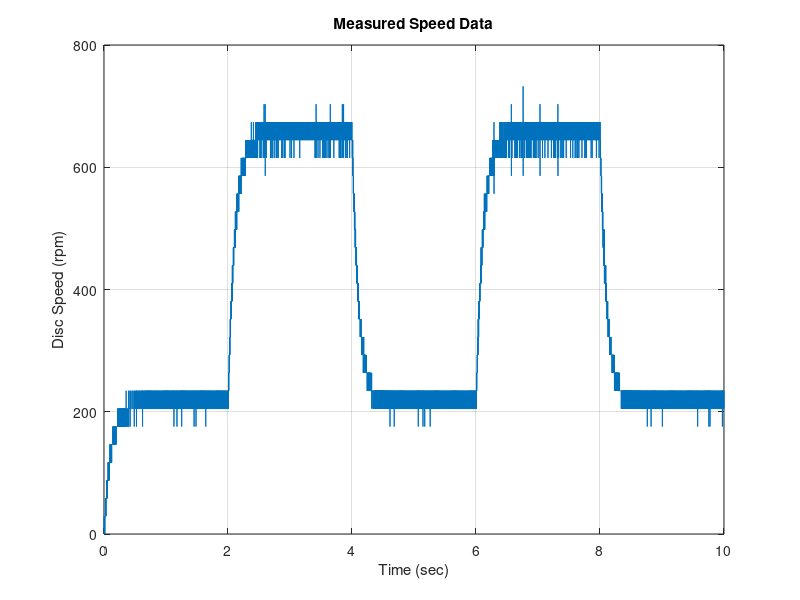
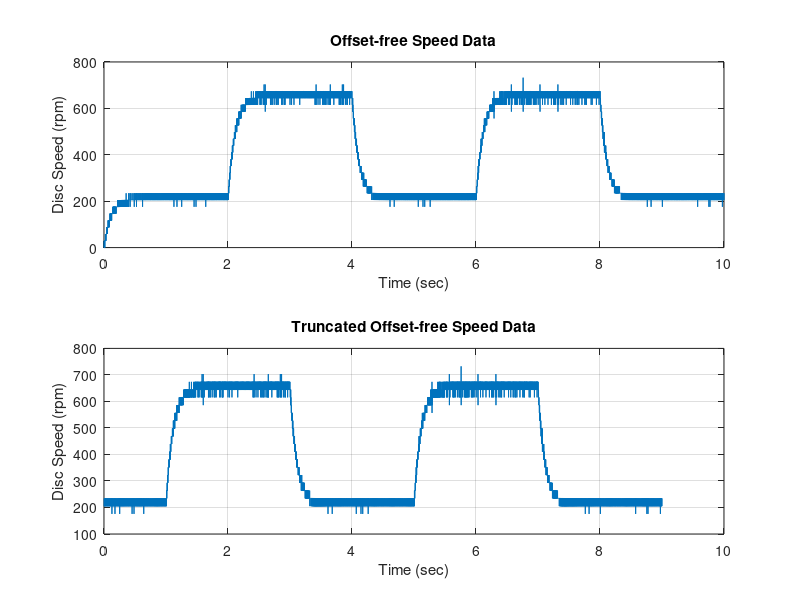
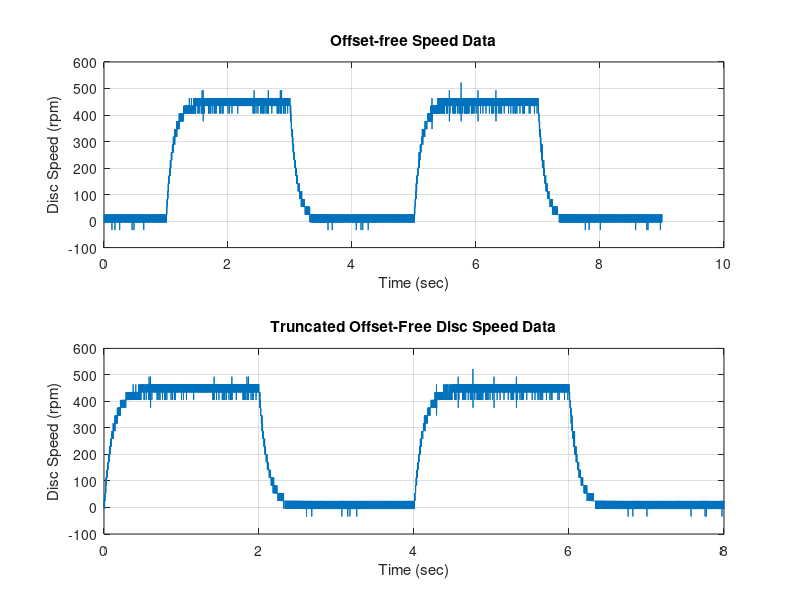
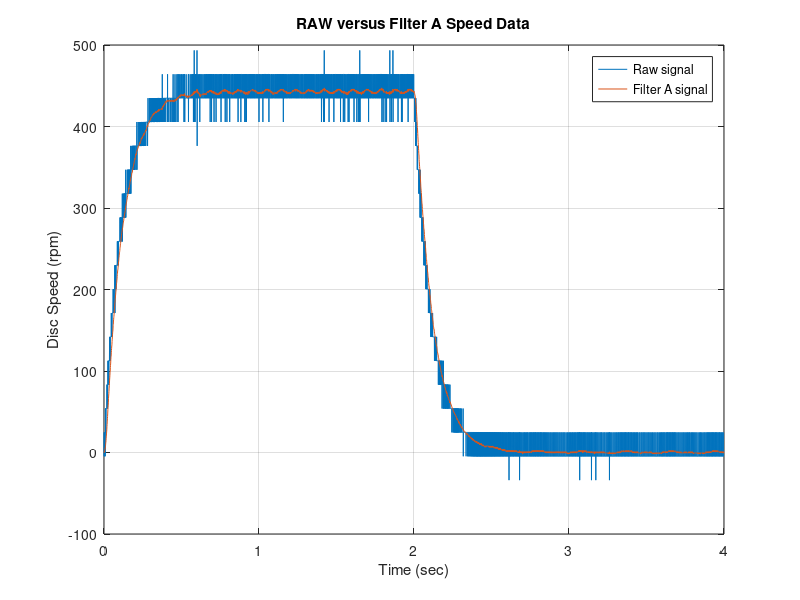

Write MATLAB code to recreate these figures, in order.
%%-#############################################################
% Q1:   Load the data
%--#############################################################

% Load the MAT file:
load('PreLab1_Data.mat');

% Extract data from the discSpeed matrix:
t_orig = discSpeed(:,1); % extracts first column
disc_speed_orig = discSpeed(:,2); % extracts second column

% Plot the original data set:
% (Write your code after the given locked code)
try
  close("Q1_FIG_01")
catch
end
figure("Name", "Q1_FIG_01");

plot(t_orig, disc_speed_orig);
title('Measured Speed Data');
xlabel('Time (sec)');
ylabel('Disc Speed (rpm)');
grid on;


%%-#############################################################
% Q2:   Trucate the data
%--#############################################################

% Truncate the data:
% Note: Have all variables in the same vector size and vector shape (all in column vector form).
% Although in normal MATLAB coding, you can plot same-size vectors regardless of
% whether they are row vectors, column vectors, or a mix of both, 
% for the purposes of this testing function, all vectors must be column vectors.

disc_speed_trunc = disc_speed_orig(1001:end); % skips first 1000 rows
t_trunc = t_orig(1001:end) - t_orig(1001);    % dittoo, but shift time 
                                              % vector so starts at zero


% Plot both the ORIGINAL and TRUNCATED data sets:
try
  close("Q2_FIG_01")
catch
end
figure("Name", "Q2_FIG_01");

subplot(2, 1, 1); %two rows, 1 column first plot. Edit first frame
plot(t_orig, disc_speed_orig);
title('Offset-free Speed Data');
xlabel('Time (sec)');
ylabel('Disc Speed (rpm)');
grid on;

subplot(2, 1, 2); % edits second frame
plot(t_trunc, disc_speed_trunc);
title('Truncated Offset-free Speed Data');
xlabel('Time (sec)');
ylabel('Disc Speed (rpm)');
grid on;

        
%%-#############################################################
% Q3:   DC offset removal part 1 of 3
%--#############################################################        
        
% compute the DC offset from the first 1000 samples of disc_speed_trunc
DC_offset = mean(disc_speed_trunc(1:1000));


%%-#############################################################
% Q4a:   DC offset removal part 2 of 3
%--#############################################################   

% remove the DC offset from disc_speed_trunc
disc_speed_offset_free = disc_speed_trunc - DC_offset;
t_offset_free = t_trunc;


%%-#############################################################
% Q4b:   DC offset removal part 3 of 3
%--############################################################# 

% Truncate the data
disc_speed_ready = disc_speed_offset_free(1001:end); % save only after 1kth entry
t_ready = t_offset_free(1001:end) - t_offset_free(1001); % start at 0


% Plot both the OFFSET-FREE data set and the "ready" TRUNCATED OFFSET-FREE data set

try
  close("Q4b_FIG_01")
catch
end
figure("Name", "Q4b_FIG_01");

subplot(2, 1, 1);
plot(t_offset_free, disc_speed_offset_free);
title('Offset-free Speed Data');
xlabel('Time (sec)');
ylabel('Disc Speed (rpm)');
grid on;

subplot(2, 1, 2);
plot(t_ready, disc_speed_ready);
title('Truncated Offset-Free Disc Speed Data');
xlabel('Time (sec)');
ylabel('Disc Speed (rpm)');
grid on;

        
%%-#############################################################
% Q5a:   Filtering the noise part 1 of 2  (Preserve signal shape)
%--############################################################# 

% create Y_disc and T   
Y_disc = disc_speed_ready(1:4000);
T = t_ready(1:4000);

% create the filter weights
N = 20;
a = 1;

b = ones(1, N+1) / (N+1);

% apply the filter and create Y_disc_filtered_A

Y_disc_filtered_A = filter(b, a, Y_disc);
    % this applies factor to signal, 
    % at every point in time, replace measurement with average of last 21 sigs



% Plot:
%   T  vs  Y_disc vs 
%   T  vs  Y_disc_filtered_A
try
  close("Q5a_FIG_01")
catch
end
figure("Name", "Q5a_FIG_01");

plot(T, Y_disc);
hold on;
plot(T, Y_disc_filtered_A);
hold off;
title('RAW versus Filter A Speed Data');
xlabel('Time (sec)');
ylabel('Disc Speed (rpm)');
legend('Raw signal', 'Filter A signal');
grid on;


        
%%-#############################################################
% Q5b:   Filtering the noise part 2 of 2 (Maximise smoothness)
%--#############################################################       
% create the filter weights
N = 200;
a = 1;

b = ones(1, N+1) / (N+1);
    % same thing but now 200 avg instead of 21
    
% apply the filter and create Y_disc_filtered_B

Y_disc_filtered_B = filter(b, a, Y_disc);



% Plot:
%   T  vs  Y_disc vs 
%   T  vs  Y_disc_filtered_A
%   T  vs  Y_disc_filtered_B
try
  close("Q5b_FIG_01")
catch
end
figure("Name", "Q5b_FIG_01");

plot(T, Y_disc);
hold on;
plot(T, Y_disc_filtered_A);
plot(T, Y_disc_filtered_B);
hold off;

title('RAW versus Filter A versus Filter B Speed Data');
xlabel('Time (sec)');
ylabel('Disc Speed (rpm)');
legend('Raw signal', 'Filter A signal', 'Filter B signal');
grid on;

% shazam
